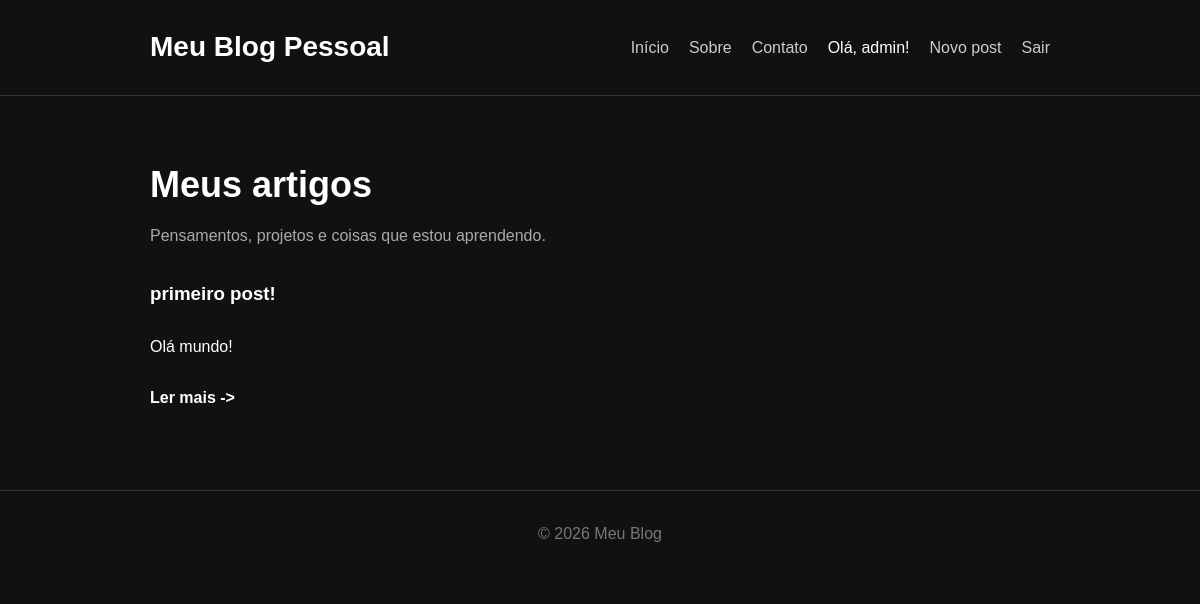
The page / (signed in) on the database its author committed.
### tables this page shows
CREATE TABLE users (
            id INTEGER PRIMARY KEY AUTOINCREMENT,
            username TEXT NOT NULL UNIQUE,
            password TEXT NOT NULL
        );

CREATE TABLE posts (
            id INTEGER PRIMARY KEY AUTOINCREMENT,
            title TEXT NOT NULL,
            content TEXT NOT NULL
        );

### app.py (the view)
@app.route("/")
def home():
    conn = get_db_connection()
    posts = conn.execute(
        "SELECT * FROM posts ORDER BY id DESC"
    ).fetchall()
    conn.close()
    return render_template("index.html", posts=posts)

### app.py (called while the page is built)
def get_current_user():
    if "user_id" not in session:
        return None
    conn = get_db_connection()
    user = conn.execute(
        "SELECT * FROM users WHERE id = ?",
        (session["user_id"],)
    ).fetchone()
    conn.close()
    return user

@app.context_processor
def inject_user():
    return {
        "user": get_current_user()
    }

### database.py (called while the page is built)
def get_db_connection():
    conn = sqlite3.connect("blog.db")
    conn.row_factory = sqlite3.Row
    return conn

### templates/index.html (shortened to what this page needs)
<!DOCTYPE html>
<html lang="pt-br">
<head>
    <link rel="stylesheet" href="{{ url_for('static', filename='css/style.css') }}">
</head>
<body>
    <header class="header">
        <div class="container">
            <h1>Meu Blog Pessoal</h1>
            <nav>
                <a href="/">Início</a>
                <a href="#">Sobre</a>
                <a href="#">Contato</a>
                {% if user %}
                    <span>Olá, {{ user["username"] }}!</span>
                    <a href="{{url_for('create_post')}}">Novo post</a>
                    <a href="{{url_for('logout')}}">Sair</a>
                {% else %}
                    <a href="{{url_for('login')}}">Login</a>
                {% endif %}
            </nav>
        </div>
    </header>
    <main class="container">
        <section class="intro">
            <h2>Meus artigos</h2>
            <p>
                Pensamentos, projetos e coisas que estou aprendendo.
            </p>
        </section>
        <section class="posts">
            {% for post in posts %}
            <article class="posts">
                <h3>{{post["title"]}}</h3>
                <p>
                    {{post["content"]}}
                </p>
                <a href="{{url_for('post', id=post['id'])}}" class="read-more">
                    Ler mais ->
                </a>
            </article>
            {% endfor %}
        </section>
    </main>
    <footer class="footer">
        <p>
            © 2026 Meu Blog
        </p>
    </footer>
</html>

### static/css/style.css (style rules this page uses)
* { margin: 0; padding: 0; box-sizing: border-box; }
body { font-family: Arial, sans-serif; background-color: #111; color: #fff; line-height: 1.6; }
.container { width: 90%; max-width: 900px; margin: auto; }
.header { border-bottom: 1px solid #333; padding: 25px 0; }
.header .container { display: flex; justify-content: space-between; align-items: center; }
.header h1 { font-size: 28px; }
nav { display: flex; gap: 20px; }
nav a { color: #ccc; text-decoration: none; }
.intro { padding: 60px 0 30px; }
.intro h2 { font-size: 36px; margin-bottom: 10px; }
.intro p { color: #aaa; }
.posts { display: flex; flex-direction: column; gap: 25px; }
.read-more { color: #fff; text-decoration: none; font-weight: bold; }
.footer { margin-top: 80px; padding: 30px 0; text-align: center; border-top: 1px solid #333; color: #777; }

### rows shown on the page
users: username "admin"
posts: title "primeiro post!", content "Olá mundo!"
